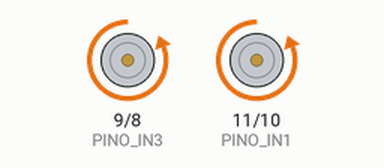
A sketch run on a simulated Arduino Uno, built with avr-gcc and run on an emulated ATmega328P. Shown: motor-driver pin pairs drawn as motors (green arrow = first pin HIGH = forward, orange = second pin HIGH = backward, longer = more drive).

Above: at 0.05 s.
Timing chart, 0 to 3.0 s (numbered marks = the images above):
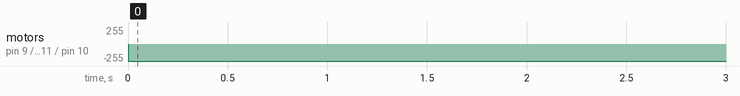

The sketch:

testemotor.ino
```cpp
//declaracao dos pinos utilizados para controlar a velocidade de rotacao
//const int PINO_ENA = 5;
//const int PINO_ENB = 6;

//declaracao dos pinos utilizados para controlar o sentido do motor
const int PINO_IN1 = 11;
const int PINO_IN2 = 10;
const int PINO_IN3 = 9;
const int PINO_IN4 = 8;

int i = 0; //declaracao da variavel para as rampas

const int TEMPO_ESPERA = 500; //declaracao do intervalo de 1 segundo entre os sentidos de rotacao do motor

const int TEMPO_RAMPA = 20; //declaracao do intervalo de 30 ms para as rampas de aceleracao e desaceleracao

void setup() {

  //configuração dos pinos como saida
  //pinMode(PINO_ENA, OUTPUT);
  //pinMode(PINO_ENB, OUTPUT);
  pinMode(PINO_IN1, OUTPUT);
  pinMode(PINO_IN2, OUTPUT);
  pinMode(PINO_IN3, OUTPUT);
  pinMode(PINO_IN4, OUTPUT);

  //inicia o codigo com os motores parados
  digitalWrite(PINO_IN1, LOW);
  digitalWrite(PINO_IN2, LOW);
  digitalWrite(PINO_IN3, LOW);
  digitalWrite(PINO_IN4, LOW);
  //digitalWrite(PINO_ENA, LOW);
  //digitalWrite(PINO_ENB, LOW);

}

void loop() {

  //configura os motores para o sentido horario
  digitalWrite(PINO_IN1, LOW);
  digitalWrite(PINO_IN2, HIGH);
  digitalWrite(PINO_IN3, LOW);
  digitalWrite(PINO_IN4, HIGH);

  //rampa de aceleracao
  /*for (i = 0; i < 150; i=i+10){
    analogWrite(PINO_ENA, i);
    analogWrite(PINO_ENB, i);
    delay(TEMPO_RAMPA); //intervalo para incrementar a variavel i
  }*/

  //rampa de desaceleracao
  // for (i = 150; i >= 0; i=i-10){
  //   analogWrite(PINO_ENA, i);
  //   analogWrite(PINO_ENB, i);
  //   delay(TEMPO_RAMPA); //intervalo para incrementar a variavel i
  // }

  delay(TEMPO_ESPERA); //intervalo de um segundo

  //configura os motores para o sentido anti-horario
  digitalWrite(PINO_IN1, HIGH);
  digitalWrite(PINO_IN2, LOW);
  digitalWrite(PINO_IN3, HIGH);
  digitalWrite(PINO_IN4, LOW);

  //rampa de aceleracao
  // for (i = 0; i < 150; i=i+10){
  //   analogWrite(PINO_ENA, i);
  //   analogWrite(PINO_ENB, i);
  //   delay(TEMPO_RAMPA); //intervalo para incrementar a variavel i
  // }

  //rampa de desaceleracao
  // for (i = 150; i >= 0; i=i-10){
  //   analogWrite(PINO_ENA, i);
  //   analogWrite(PINO_ENB, i);
  //   delay(TEMPO_RAMPA); //intervalo para incrementar a variavel i
  // }

  // delay(TEMPO_ESPERA); //intervalo de um segundo

}
```

Measured:
- by itself, motor on pin 9 (PINO_IN3) / pin 8 (PINO_IN4), motor on pin 11 (PINO_IN1) / pin 10 (PINO_IN2): stopped → backward 255/255 at 0.00 s
